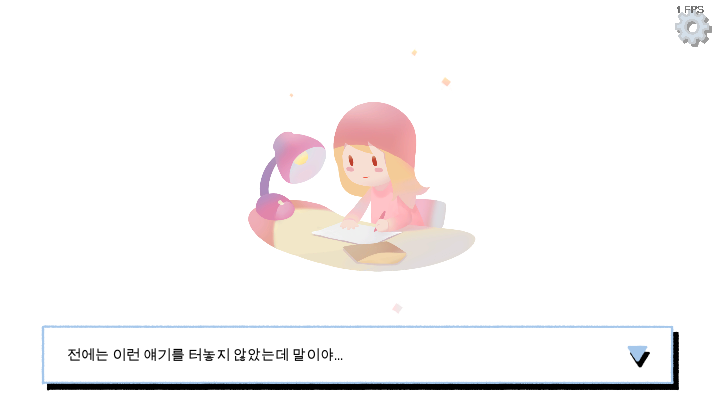
#> input picture images/normal_ending.png, 720 x 405 px
$ python sim_algorithm_test.py
#> lines starting #> are read from the running program, lines starting #| are printed output that depends on the picture
import cv2
import numpy as np
import matplotlib.pylab as plt

imgs = []
imgs.append(cv2.imread("images/normal_ending.png"))
imgs.append(cv2.imread("images/bad_ending.png"))
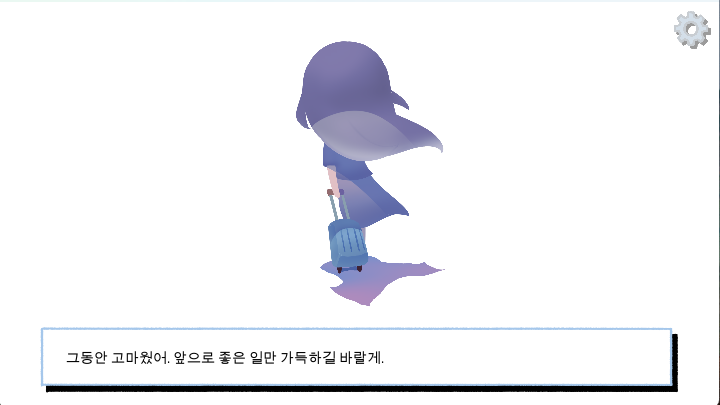
#> input picture images/bad_ending.png, 720 x 405 px

hists = []
for img in imgs:
    hsv = cv2.cvtColor(img, cv2.COLOR_BGR2HSV)
    hist = cv2.calcHist([hsv], [0, 1], None, [180, 256], [0, 180, 0, 256])
    cv2.normalize(hist, hist, 0, 1, cv2.NORM_MINMAX)
    hists.append(hist)
#> this loop made 2 passes
#> pass 1, `hist = cv2.calcHist([hsv], [0, 1], None, [180, 256], [0, 180, 0, 256])`:
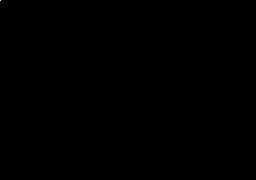
#> hist: shape (180, 256) float32; min 0, max 264483, mean 6.3; drawn with min black and max white
#> after the loop:
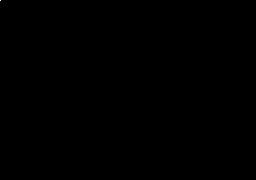
#> hist: shape (180, 256) float32; min 0, max 1, mean 2.37e-05
#> after the loop, hists = 2 items

query = hists[0]

methods = ['CORREL', 'CHISQR', 'INTERSECT', 'BHATTACHARYYA', 'EMD']

for index, name in enumerate(methods):
    print('%-10s' % name, end = '\t')

    for i, histogram in enumerate(hists):
        ret = cv2.compareHist(query, histogram, index)

        if index == cv2.HISTCMP_INTERSECT:
            ret = ret/np.sum(query)

        print("img%d :%7.2f"% (i+1 , ret), end='\t')

    print()
